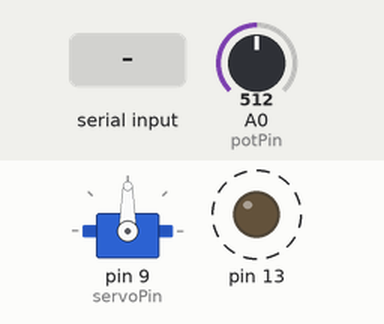
Bench run of a sketch on a simulated Arduino Uno, built with avr-gcc and run on an emulated ATmega328P. On the bench: servo, output pins drawn as LEDs (lit = HIGH). Dashed ring = blinking. Inputs (shaded band) come from the test bench; at power-on: A0 (potPin) = 512. What the sketch prints to the serial monitor is not drawn.

Above: at 1.25 s.
1.3 s: "o" received over Serial
At 1.55 s:
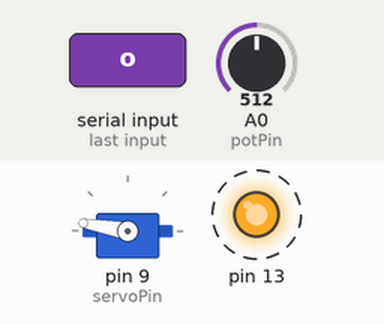
4.3 s: "c" received over Serial
At 4.55 s:
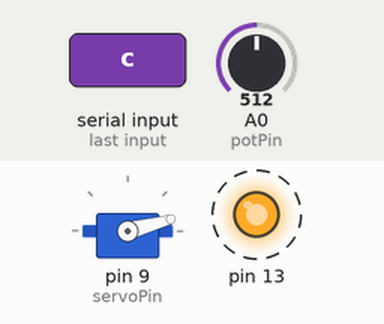
Timing chart, 0 to 13.3 s (numbered marks = the images above; inputs shaded):
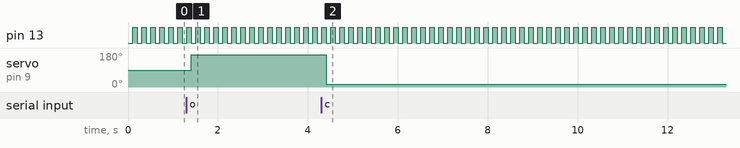

The sketch:

SimSim_1_event_based.ino
```cpp
//=============setup====================

#include <Servo.h>

Servo myservo;  // create servo object to control a servo
                // twelve servo objects can be created on most boards
int potPin = A0;
int servoPin = 9;

int closedPos = 15; int openPos = 170; int pos = closedPos;    // variable to store the servo position
int closedPot = 120; int openPot = 340; // actual values are 100 and 400

void changePosition(char command){//recieves either a "o" or a "c"
  if (command=='o') {pos = openPos;}
  if (command=='c') {pos = closedPos;}
  myservo.write(pos);
}

void givePosition(){
int sensorValue = analogRead(potPin);
if (sensorValue < closedPot) {int pot = 'c'; Serial.println(pot);}
if (sensorValue > openPot) {int pot = 'o'; Serial.println(pot);}
}

//===============main functions=================

void setup() {
  myservo.attach(servoPin);  // attaches the servo on pin 9 to the servo object
  Serial.begin(9600);
  pinMode(13,OUTPUT);
}

void loop() {
delay(100); digitalWrite(13,HIGH); delay(100); digitalWrite(13,LOW); // otherwise it's going to break

if (Serial.available() > 0) { char command=Serial.read(); changePosition(command);}
givePosition();
}
```

Measured:
- after the input at 1.3 s, servo on pin 9 (servoPin): 90° → 170° after 0.10 s
- after the input at 4.3 s, servo on pin 9 (servoPin): 170° → 15° after 0.11 s
- by itself, pin 13: alternates HIGH for 0.10 s and LOW for 0.10 s
